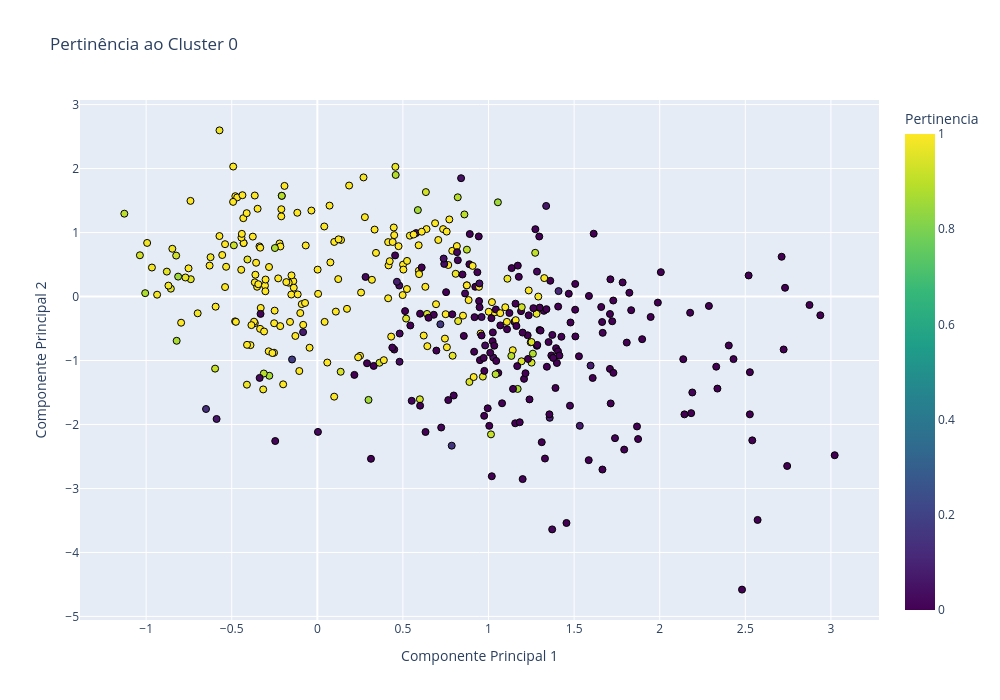

The cell this chart's notebook holds for it:
### Markdown cell above
Caso gráfico 3d não rode: pip install nbformat

### Code cell
# DataFrame base
df_plot = pd.DataFrame({
    'CP1': resultado_pca[:, 0],
    'CP2': resultado_pca[:, 1],
    'Cluster': y.astype(str),

    # Ajustado para DataFrame W
    'Pertinencia': W.iloc[:, 0].round(4),

    'Nome': df['name'],
    'Tipo 1': df['type_1'],
    'Ataque': df['attack'],
    'Defesa': df['defense']
})

# Selecionando apenas 2 clusters
clusters_desejados = ['cluster0', 'cluster1']

df_filtrado = df_plot[
    df_plot['Cluster'].isin(clusters_desejados)
]

# Gráfico
fig = px.scatter(
    df_filtrado,
    x='CP1',
    y='CP2',
    color='Pertinencia',
    color_continuous_scale='Viridis',
    hover_data=[
        'Nome',
        'Tipo 1',
        'Ataque',
        'Defesa'
    ],
    title='Pertinência ao Cluster 0'
)

# Ajuste visual
fig.update_traces(
    marker=dict(
        size=7,
        line=dict(width=1, color='black')
    )
)

fig.update_layout(
    width=1000,
    height=700,
    xaxis_title='Componente Principal 1',
    yaxis_title='Componente Principal 2'
)

fig.show()

### Figure 1 — Plotly figure (JSON) as saved in the notebook; plotly's stock layout.template omitted (floating-point values rounded to 4 significant figures; data arrays with more than 128 entries replaced by an {"elided": "..."} marker saying what was removed)
{"data": [{"customdata": {"elided": "405x4 mixed values"}, "hovertemplate": "CP1=%{x}<br>CP2=%{y}<br>Nome=%{customdata[0]}<br>Tipo 1=%{customdata[1]}<br>Ataque=%{customdata[2]}<br>Defesa=%{customdata[3]}<br>Pertinencia=%{marker.color}<extra></extra>", "legendgroup": "", "marker": {"color": {"elided": "405 float values"}, "coloraxis": "coloraxis", "line": {"color": "black", "width": 1}, "size": 7, "symbol": "circle"}, "mode": "markers", "name": "", "orientation": "v", "showlegend": false, "type": "scatter", "x": {"elided": "405 float values"}, "xaxis": "x", "y": {"elided": "405 float values"}, "yaxis": "y"}], "layout": {"coloraxis": {"colorbar": {"title": {"text": "Pertinencia"}}, "colorscale": [[0, "#440154"], [0.1111, "#482878"], [0.2222, "#3e4989"], [0.3333, "#31688e"], [0.4444, "#26828e"], [0.5556, "#1f9e89"], [0.6667, "#35b779"], [0.7778, "#6ece58"], [0.8889, "#b5de2b"], [1, "#fde725"]]}, "height": 700, "legend": {"tracegroupgap": 0}, "title": {"text": "Pertinência ao Cluster 0"}, "width": 1000, "xaxis": {"anchor": "y", "domain": [0, 1], "title": {"text": "Componente Principal 1"}}, "yaxis": {"anchor": "x", "domain": [0, 1], "title": {"text": "Componente Principal 2"}}}}
